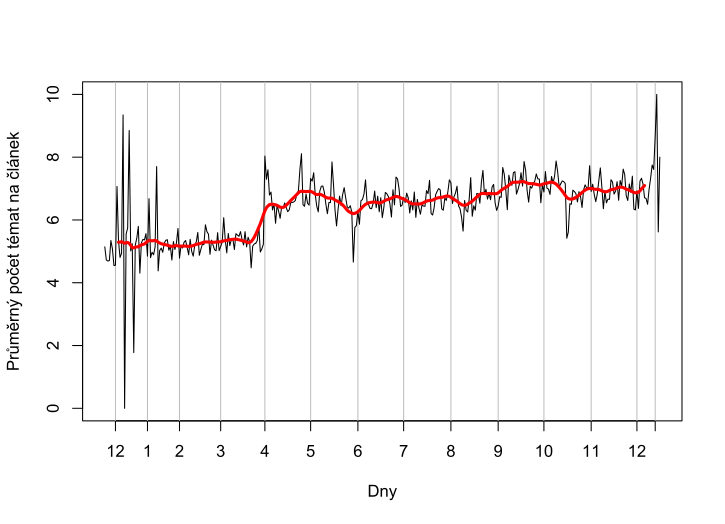

This chart was generated by the following R code:
Sys.setlocale(category = "LC_ALL", locale = "en_US.UTF-8")

y<-scan("/Users/karelbilek/Desktop/Rploty/R_podily_stop");

posun = 20
vahy=c(1:(posun/2), (posun/2):1)


what_paint=c(1:length(y));
prettify=function(zz) {rollapply(zoo(zz), width=posun, FUN=function(z) weighted.mean(z, vahy), na.pad = TRUE);}

y_p = prettify(y);


kde<-pretty(c(what_paint), 10)+1;


plot(c(what_paint), y[c(what_paint)], type="n", xlab="Dny", ylab="Průměrný počet témat na článek" , xaxt="n");

kde<-scan("/Users/karelbilek/Desktop/Rploty/R_dnywhere_tfidf");
mesice<-scan("/Users/karelbilek/Desktop/Rploty/R_mesice_tfidf", what="char");
axis(1, at=kde, labels=mesice);
abline(v=kde, untf = FALSE, col="gray")

lines(c(what_paint),y[c(what_paint)],type="l");

lines(c(what_paint),y_p[c(what_paint)],type="l", col="red", lwd=3);

#what_print=pretty(c(what_paint), 20)+1;

#text(x=what_print, y=y[what_print], labels=x[what_print], pos=4)
